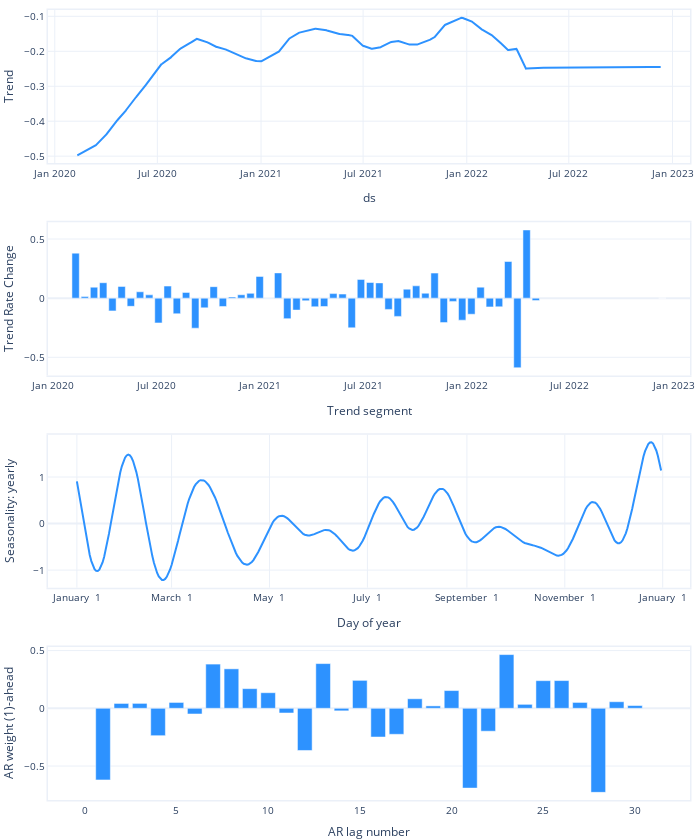

The notebook cell this image was saved under:
### Code cell
m.plot_parameters(
    df_name=symbol,
    components=[
        "trend",
        "trend_rate_change",
        "seasonality",
        "autoregression",
        # "lagged_regressors"
    ],
)

### Figure 1 — Plotly figure (JSON) as saved in the notebook; plotly's stock layout.template omitted (floating-point values rounded to 4 significant figures; data arrays with more than 128 entries replaced by an {"elided": "..."} marker saying what was removed)
{"data": [{"fill": "none", "line": {"color": "#2d92ff", "width": 2}, "mode": "lines", "name": "Trend", "type": "scatter", "x": {"elided": "1036 str values"}, "xaxis": "x", "y": {"elided": "1036 float values"}, "yaxis": "y"}, {"marker": {"color": "#2d92ff"}, "name": "Trend Rate Change", "type": "bar", "x": ["2020-02-10T00:00:00", "2020-02-26T05:38:49.411765", "2020-03-13T11:17:38.823529", "2020-03-29T16:56:28.235294", "2020-04-14T22:35:17.647059", "2020-05-01T04:14:07.058824", "2020-05-17T09:52:56.470588", "2020-06-02T15:31:45.882353", "2020-06-18T21:10:35.294118", "2020-07-05T02:49:24.705882", "2020-07-21T08:28:14.117647", "2020-08-06T14:07:03.529412", "2020-08-22T19:45:52.941176", "2020-09-08T01:24:42.352941", "2020-09-24T07:03:31.764706", "2020-10-10T12:42:21.176471", "2020-10-26T18:21:10.588235", "2020-11-12T00:00:00", "2020-11-28T05:38:49.411765", "2020-12-14T11:17:38.823529", "2020-12-30T16:56:28.235294", "2021-01-15T22:35:17.647059", "2021-02-01T04:14:07.058824", "2021-02-17T09:52:56.470588", "2021-03-05T15:31:45.882353", "2021-03-21T21:10:35.294118", "2021-04-07T02:49:24.705882", "2021-04-23T08:28:14.117647", "2021-05-09T14:07:03.529412", "2021-05-25T19:45:52.941176", "2021-06-11T01:24:42.352941", "2021-06-27T07:03:31.764706", "2021-07-13T12:42:21.176471", "2021-07-29T18:21:10.588235", "2021-08-15T00:00:00", "2021-08-31T05:38:49.411765", "2021-09-16T11:17:38.823529", "2021-10-02T16:56:28.235294", "2021-10-18T22:35:17.647059", "2021-11-04T04:14:07.058824", "2021-11-20T09:52:56.470588", "2021-12-06T15:31:45.882353", "2021-12-22T21:10:35.294118", "2022-01-08T02:49:24.705882", "2022-01-24T08:28:14.117647", "2022-02-09T14:07:03.529412", "2022-02-25T19:45:52.941176", "2022-03-14T01:24:42.352941", "2022-03-30T07:03:31.764706", "2022-04-15T12:42:21.176471", "2022-05-01T18:21:10.588235", "2022-12-11T00:00:00"], "xaxis": "x2", "y": [0.3805, 0.01458, 0.09269, 0.1303, -0.1076, 0.09928, -0.06904, 0.05374, 0.02781, -0.2094, 0.1021, -0.1318, 0.04868, -0.2537, -0.08218, 0.09701, -0.07042, 0.01018, 0.02858, 0.04051, 0.1839, -0.002984, 0.2137, -0.1731, -0.1009, -0.02188, -0.07302, -0.07052, 0.03829, 0.03437, -0.2509, 0.1584, 0.1323, 0.129, -0.09504, -0.1541, 0.07594, 0.104, 0.04162, 0.2117, -0.2068, -0.02751, -0.1859, -0.1359, 0.09295, -0.07382, -0.07341, 0.3098, -0.5882, 0.5765, -0.02077, 0], "yaxis": "y2"}, {"fill": "none", "line": {"color": "#2d92ff", "width": 2}, "mode": "lines", "name": "yearly", "type": "scatter", "x": {"elided": "365 str values"}, "xaxis": "x3", "y": {"elided": "365 float values"}, "yaxis": "y3"}, {"marker": {"color": "#2d92ff"}, "name": "AR", "type": "bar", "width": 0.8, "x": [30, 29, 28, 27, 26, 25, 24, 23, 22, 21, 20, 19, 18, 17, 16, 15, 14, 13, 12, 11, 10, 9, 8, 7, 6, 5, 4, 3, 2, 1], "xaxis": "x4", "y": [0.02394, 0.05691, -0.7279, 0.05087, 0.2401, 0.2393, 0.03433, 0.4651, -0.1985, -0.691, 0.1536, 0.02079, 0.08259, -0.2252, -0.2487, 0.242, -0.02208, 0.3872, -0.3652, -0.04068, 0.135, 0.1702, 0.3418, 0.3829, -0.04918, 0.05078, -0.2372, 0.04264, 0.04207, -0.6202], "yaxis": "y4"}], "layout": {"autosize": true, "font": {"size": 10}, "height": 840, "hovermode": "x unified", "margin": {"b": 0, "l": 0, "pad": 0, "r": 10, "t": 10}, "showlegend": false, "title": {"font": {"size": 12}}, "width": 700, "xaxis": {"anchor": "y", "domain": [0, 1], "linewidth": 1.5, "mirror": true, "range": ["2019-12-20T00:00:00", "2023-02-01T00:00:00"], "showline": true, "title": {"text": "ds"}, "type": "date"}, "xaxis2": {"anchor": "y2", "domain": [0, 1], "linewidth": 1.5, "mirror": true, "range": ["2019-12-23T07:03:31.764706", "2023-01-28T16:56:28.235294"], "showline": true, "title": {"text": "Trend segment"}, "type": "date"}, "xaxis3": {"anchor": "y3", "domain": [0, 1], "linewidth": 1.5, "mirror": true, "range": ["2016-12-14T00:00:00", "2018-01-18T00:00:00"], "showline": true, "tickformat": "%B %e", "title": {"text": "Day of year"}}, "xaxis4": {"anchor": "y4", "domain": [0, 1], "linewidth": 1.5, "mirror": true, "range": [-2, 33], "showline": true, "title": {"text": "AR lag number"}}, "yaxis": {"anchor": "x", "domain": [0.8063, 1], "linewidth": 1.5, "mirror": true, "rangemode": "normal", "showline": true, "title": {"text": "Trend"}}, "yaxis2": {"anchor": "x2", "domain": [0.5375, 0.7312], "linewidth": 1.5, "mirror": true, "rangemode": "normal", "showline": true, "title": {"text": "Trend Rate Change"}}, "yaxis3": {"anchor": "x3", "domain": [0.2687, 0.4625], "linewidth": 1.5, "mirror": true, "rangemode": "normal", "showline": true, "title": {"text": "Seasonality: yearly"}}, "yaxis4": {"anchor": "x4", "domain": [0, 0.1938], "linewidth": 1.5, "mirror": true, "rangemode": "normal", "showline": true, "title": {"text": "AR weight (1)-ahead"}}}}
